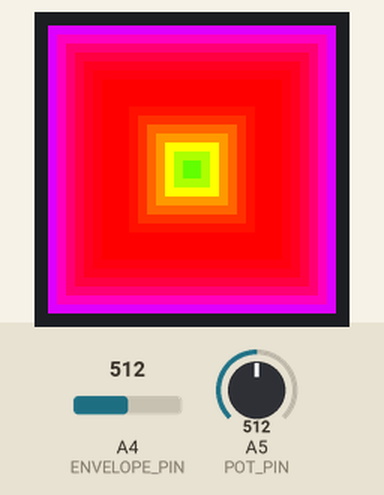
Simulated run of this sketch. Board: Arduino Uno, built with avr-gcc and run on an emulated ATmega328P. Parts: 32×32 colour display. Inputs (shaded band) come from the test bench; at power-on: A5 (POT_PIN) = 512, A4 (ENVELOPE_PIN) = 512. What the sketch prints to the serial monitor is not drawn.

Above: at 1.2 s.
1.3 s: A5 (POT_PIN) set to 716
At 2.6 s:
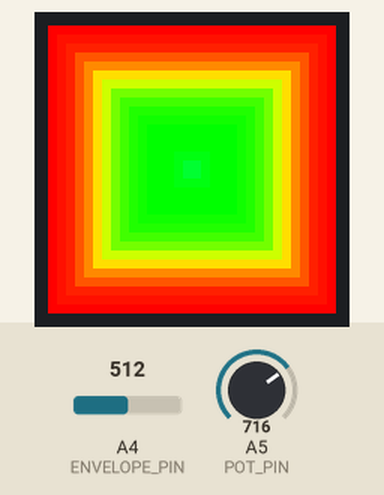
2.9 s: A4 (ENVELOPE_PIN) set to 105
5.9 s: A4 (ENVELOPE_PIN) set to 89
At 7.0 s:
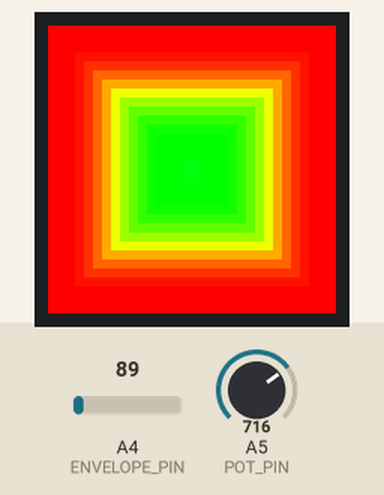
7.5 s: A5 (POT_PIN) set to 511
At 8.8 s:
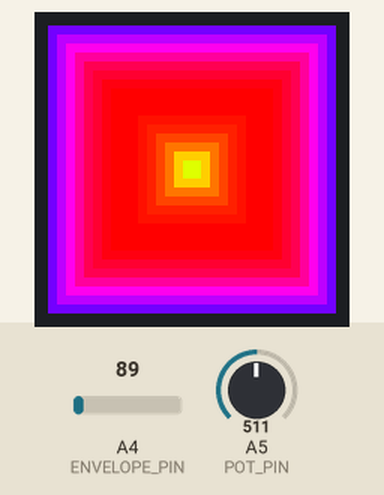
9.1 s: A4 (ENVELOPE_PIN) set to 122
At 9.8 s:
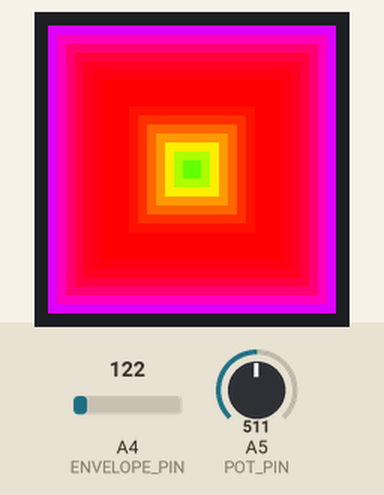
10.7 s: A5 (POT_PIN) set to 306
At 11.7 s:
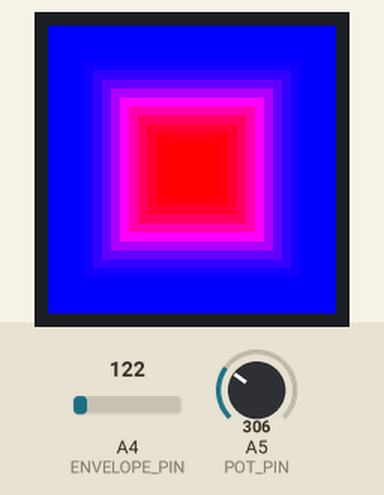
Timing chart, 0 to 13.3 s (numbered marks = the images above; inputs shaded):
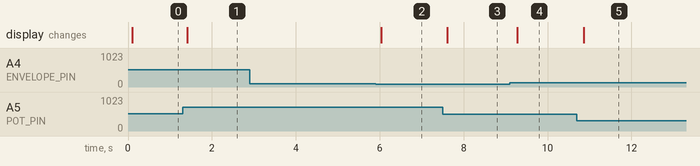

The sketch:

RGB_Matrix_Color_Experiment.ino
```cpp
#include <RGBmatrixPanel.h>


#define CLK  11   // USE THIS ON ARDUINO UNO, ADAFRUIT METRO M0, etc.
#define OE   9
#define LAT 10
#define A   A0
#define B   A1
#define C   A2
#define D   A3
#define ENVELOPE_PIN A4
#define POT_PIN A5

RGBmatrixPanel matrix(A, B, C, D, CLK, LAT, OE, true);
int potValue, envelopeValue, audioModifier, pyramidColor;
int colorGradient = 40;
int audioGradientMax = 500;


void setup() {
  matrix.begin();
  Serial.begin(9600);
}

void loop() {
  envelopeValue = analogRead(ENVELOPE_PIN);
  envelopeValue = constrain(envelopeValue,0,100);
  audioModifier = map(envelopeValue,6,100,0,audioGradientMax);
  potValue = analogRead(POT_PIN);
  pyramidColor = map(potValue,0,1023,0,1536);

  Serial.print("envelope Value = ");
  Serial.print(envelopeValue);
  Serial.print(" audioModifier  = ");
  Serial.print(audioModifier);
  Serial.print(" pot Value = ");
  Serial.print(potValue);
  Serial.print(" pyramid Color = ");
  Serial.println(pyramidColor);

  drawColorRect();
}

void drawColorRect()
{
  int rectColor = pyramidColor;
  for (int c = 0; c < 16; c++)
      {
      matrix.drawRect(c, c, 32-2*c, 32-2*c, matrix.ColorHSV(rectColor+audioModifier, 255, 255, true));
      rectColor = rectColor+colorGradient;
      }
      matrix.swapBuffers(true);
}
```

Measured:
- after the input at 1.3 s, the display: changes after 0.11 s (image 1)
- after the input at 2.9 s, every drawn part: stays the same
- after the input at 5.9 s, the display: changes after 0.13 s (image 2)
- after the input at 7.5 s, the display: changes after 0.11 s (image 3)
- after the input at 9.1 s, the display: changes after 0.17 s (image 4)
- after the input at 10.7 s, the display: changes after 0.16 s (image 5)
